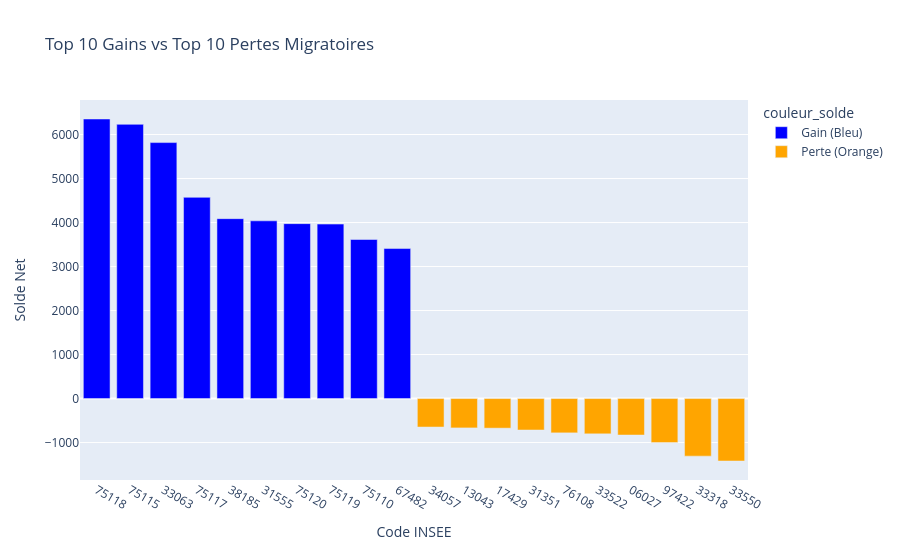

The code cell stored with this chart in its notebook:
### Markdown cell above
-------------------------------------------
# Visualistaion géographique des villes pondéres par les flux (négatif en orange, positif en bleu). Plus le solde est grand, plus le node doit être grand aussi. 


# Spatial networks  
Associer en termes de position et la porba d'observer un edge depend de la distance. 
Tester plusieurs distances - EUclédienne, great-circle ? 

# Modèle gravitire ! 
Ou le radiqation model ?
Voir package pytdlm

### Code cell
import pandas as pd
import plotly.express as px
import plotly.graph_objects as go

# 1. Chargement avec conversion explicite en STR pour les codes INSEE
df_flux = pd.read_csv('BDD/edges_mobilites_nb_code_insee.csv', dtype={'source': str, 'target': str})
df_coords = pd.read_csv("BDD/communes.csv", dtype={'code_insee': str})

# 2. Calcul du solde net par ville
# Somme des arrivées (target)
arrivals = df_flux.groupby('target')['nb_migrations'].sum().reset_index()
# Somme des départs (source)
departures = df_flux.groupby('source')['nb_migrations'].sum().reset_index()

# Fusion des flux entrants et sortants
villes_stats = pd.merge(
    arrivals, 
    departures, 
    left_on='target', 
    right_on='source', 
    how='outer'
).fillna(0)

# Création de la colonne de clé unique (Code INSEE)
villes_stats['code_insee'] = villes_stats['target'].where(villes_stats['target'] != 0, villes_stats['source'])

# Calcul du solde net et du flux total (volume)
villes_stats['flux_net'] = villes_stats['nb_migrations_x'] - villes_stats['nb_migrations_y']
villes_stats['total_flux'] = villes_stats['nb_migrations_x'] + villes_stats['nb_migrations_y']

# 3. Ajout des coordonnées et populations
villes_stats = villes_stats.merge(df_coords, on='code_insee', how='left')

# Nettoyage des données sans coordonnées
villes_stats = villes_stats.dropna(subset=['latitude', 'longitude'])

# Définition des couleurs selon le solde (Orange pour perte, Bleu pour gain)
villes_stats['couleur_solde'] = villes_stats['flux_net'].apply(lambda x: 'Perte (Orange)' if x < 0 else 'Gain (Bleu)')

# --- VISUALISATION 1 : CARTE GLOBALE ---
fig1 = px.scatter_mapbox(
    villes_stats, 
    lat="latitude", lon="longitude", 
    size=villes_stats['total_flux'].abs(), # Taille basée sur le volume total
    color="couleur_solde",
    color_discrete_map={"Perte (Orange)": "orange", "Gain (Bleu)": "blue"},
    hover_name="code_insee",
    hover_data=['flux_net', 'population'],
    title="Flux migratoires par ville (Taille = Volume total, Couleur = Solde Net)",
    mapbox_style="carto-positron", zoom=5, center={"lat": 46.2, "lon": 2.2}
)
fig1.show()

# --- VISUALISATION 2 : TOP 10 ET BOTTOM 10 (BAR CHART) ---
top_10 = villes_stats.nlargest(10, 'flux_net')
bottom_10 = villes_stats.nsmallest(10, 'flux_net')
df_extremes = pd.concat([top_10, bottom_10]).sort_values('flux_net', ascending=False)

fig2 = px.bar(
    df_extremes,
    x='code_insee', y='flux_net',
    color='couleur_solde',
    color_discrete_map={"Perte (Orange)": "orange", "Gain (Bleu)": "blue"},
    title="Top 10 Gains vs Top 10 Pertes Migratoires",
    labels={'flux_net': 'Solde Net', 'code_insee': 'Code INSEE'}
)
fig2.show()

# --- VISUALISATION 3 : CARTE DES EXTRÊMES ---
fig3 = px.scatter_mapbox(
    df_extremes, 
    lat="latitude", lon="longitude", 
    size=df_extremes['flux_net'].abs(), 
    color="couleur_solde",
    color_discrete_map={"Perte (Orange)": "orange", "Gain (Bleu)": "blue"},
    hover_name="code_insee",
    title="Localisation des 20 villes avec les plus gros écarts de flux",
    mapbox_style="carto-positron", zoom=5
)
fig3.show()

### Figure 1 — Plotly figure (JSON) as saved in the notebook; plotly's stock layout.template omitted (floating-point values rounded to 4 significant figures)
{"data": [{"hovertemplate": "couleur_solde=Gain (Bleu)<br>Code INSEE=%{x}<br>Solde Net=%{y}<extra></extra>", "legendgroup": "Gain (Bleu)", "marker": {"color": "blue", "pattern": {"shape": ""}}, "name": "Gain (Bleu)", "orientation": "v", "showlegend": true, "textposition": "auto", "type": "bar", "x": ["75118", "75115", "33063", "75117", "38185", "31555", "75120", "75119", "75110", "67482"], "xaxis": "x", "y": [6353.0, 6232.0, 5817.0, 4572.0, 4088.0, 4039.0, 3975.0, 3965.0, 3614.0, 3409.0], "yaxis": "y"}, {"hovertemplate": "couleur_solde=Perte (Orange)<br>Code INSEE=%{x}<br>Solde Net=%{y}<extra></extra>", "legendgroup": "Perte (Orange)", "marker": {"color": "orange", "pattern": {"shape": ""}}, "name": "Perte (Orange)", "orientation": "v", "showlegend": true, "textposition": "auto", "type": "bar", "x": ["34057", "13043", "17429", "31351", "76108", "33522", "06027", "97422", "33318", "33550"], "xaxis": "x", "y": [-647.3, -667.4, -672.8, -715.3, -779.7, -801.6, -829.1, -1001.0, -1308.0, -1419.0], "yaxis": "y"}], "layout": {"barmode": "relative", "legend": {"title": {"text": "couleur_solde"}, "tracegroupgap": 0}, "title": {"text": "Top 10 Gains vs Top 10 Pertes Migratoires"}, "xaxis": {"anchor": "y", "domain": [0, 1], "title": {"text": "Code INSEE"}}, "yaxis": {"anchor": "x", "domain": [0, 1], "title": {"text": "Solde Net"}}}}
